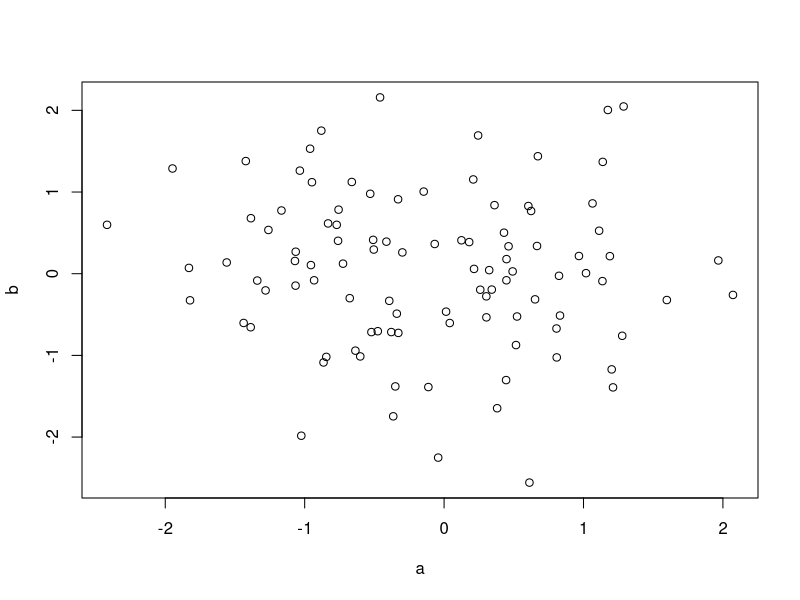
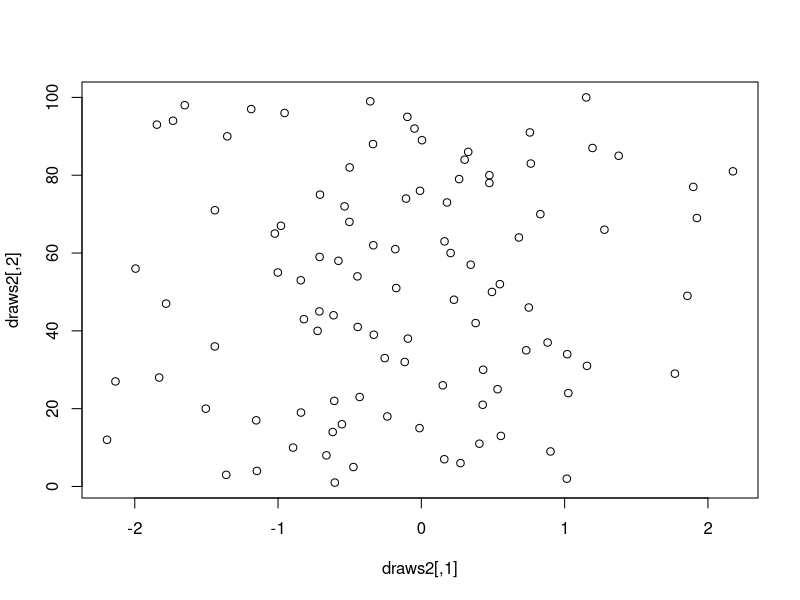

R code for these plots, in order:
#=======================================================
#
# Econ 117 Spring 2022
# Author: Nicholas Ryan & John Eric Humphries
#         edited January 2022 by Vladimir Smirnyagin
#
# Notes: This script is a simple script to practice opening
#        and running R scripts (i.e. files that end in .R)
#        in Rstudio And a few exercises to get used to Rstudio.
#
#========================================================

#==========
# Simple variable assignment and math
#==========
x <- 2      # define variable x and set it equal to 2
y <- 3      # define variable y and set it equal to 3
z <- x + y  # define z as the sum of x and y
print(z)    # print your results

#==========
# Generating Random Numbers
#==========
a <- rnorm(100)  # generate a vector of 100  random numbers
head(a)          # show the first 6 entries in a
b <- rnorm(100)  # generate another vector of 100 random numbers


draws <- cbind(a,b) # creates a matrix containg the a and b vectors as columns.

#========
# Checking plots
#========
plot(draws)     # plot draws.


#===========
#  Additional Tasks
#===========

#  --- 1 ----
#  After you have run this code, take a screen shot (or a photo) of your screen showing Rstudio,
#        this code, and the plot it produced

# --- 2 ---
# create a new vector "d" of 100 random numbers
# Print the the first 6 values using the head() command and include them in your pset
# create a new vector "e" that contains the numbers 1 to 100 (hint, use ":" or the "seq()" commands)
d <- rnorm(100)
print(head(d))
e <- seq.int(1,100)
print(e)

# --- 3 ---
# create a new matrix "draws2" containing  the vectors "d" and "e" as columns.
# Print the last 6 rows using the tail() command and include them in your pset
draws2 <- cbind(c(d),c(e))
print(tail(draws2))

# --- 4 ---
# plot draws 2, save the figure and include it in your pset.
# Note you can save or copy the file using the "Export" button above the plot.       
plot(draws2)

# --- 5 ---
# Replace the third entry in the vector "d" with the number "100"
# Print the first five values of d and include in your pset
d[3] <- 100
print(d[1:5])
# --- 6 ---
# Save this R script with your answers to 1-5 above and submit it with pset 1.

